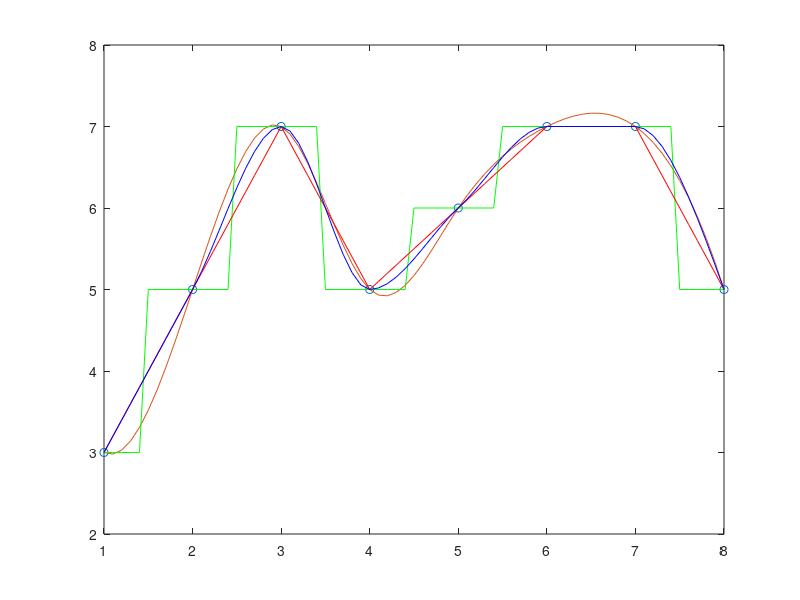

Write MATLAB code to recreate this figure.
t = [1 2 3 4 5 6 7 8];
p = [3 5 7 5 6 7 7 5];
x = 1 : 0.1 : 8;

y = interp1(t, p, x, 'spline'); 
plot(t, p, 'o', x, y); 
hold on;

y = interp1(t, p, x, 'nearest'); 
plot(x, y, 'g');

y = interp1(t, p, x, 'linear'); 
plot(x, y, 'r');

y = interp1(t, p, x, 'pchip'); 
plot(x, y, 'b');